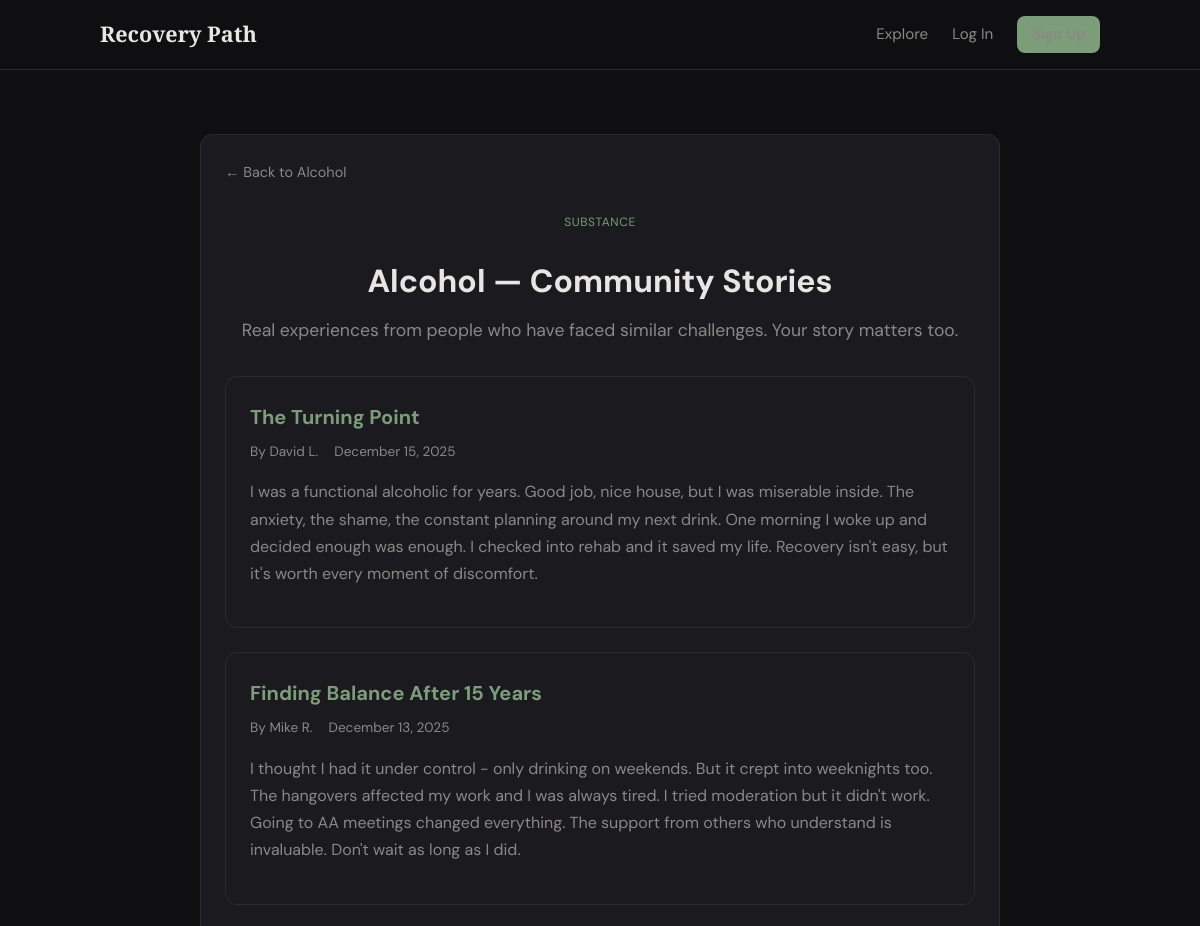
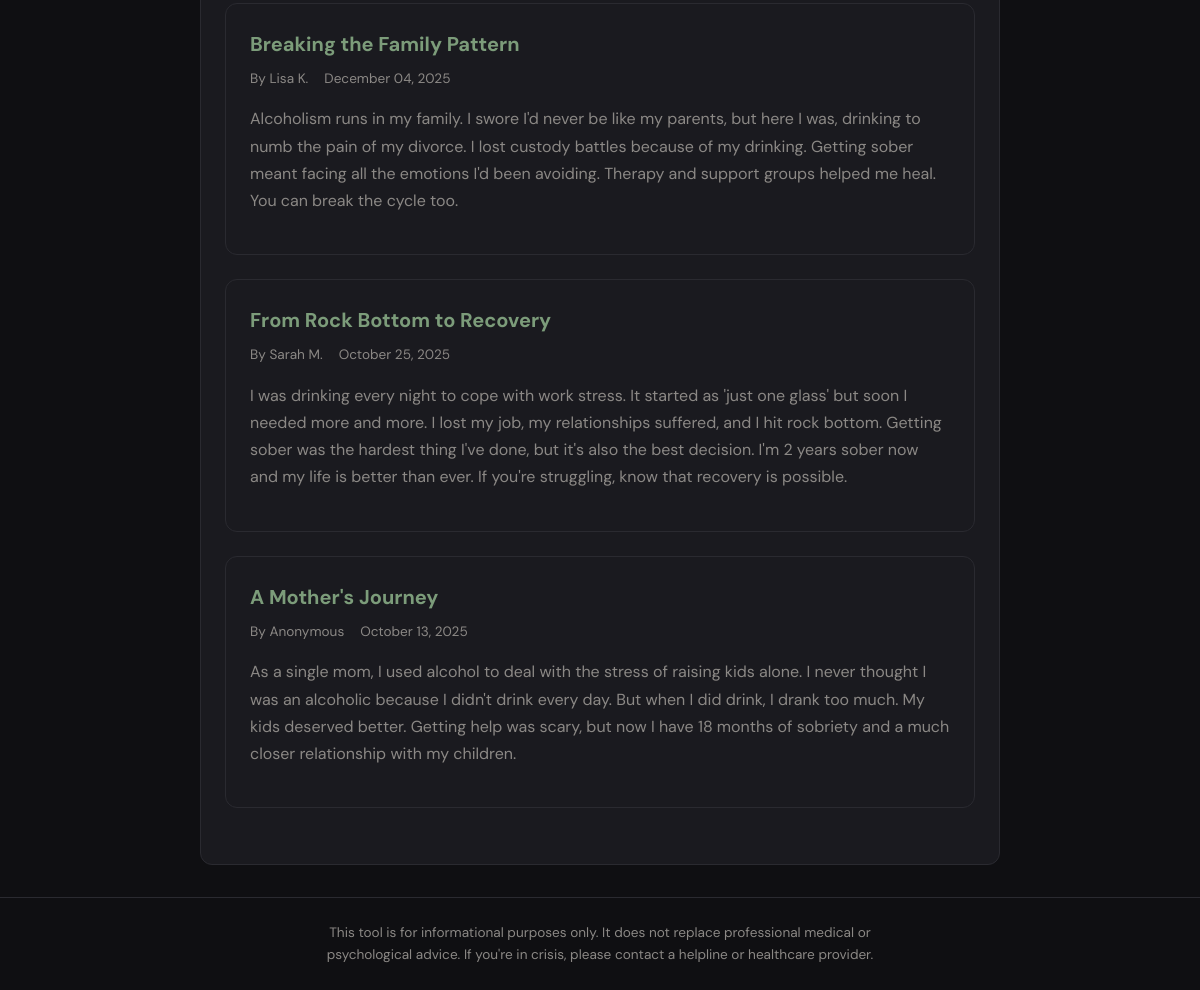
Page /addictions/alcohol/stories on the committed database (2 pictures, top to bottom).
### app/models.py (models this page shows)
class Addiction(db.Model):
    __tablename__ = "addictions"
    id = db.Column(db.Integer, primary_key=True)
    name = db.Column(db.String(100), nullable=False, index=True)
    slug = db.Column(db.String(100), unique=True, nullable=False, index=True)
    category = db.Column(db.String(50), nullable=False, index=True)
    description = db.Column(db.Text, nullable=False)
    icon = db.Column(db.String(50), default="help-circle")
    questionnaire = db.relationship(
        "Questionnaire", backref="addiction", uselist=False, lazy="joined"
    )
    stories = db.relationship("AddictionStory", backref="addiction", lazy="dynamic", order_by="AddictionStory.created_at.desc()")

class AddictionStory(db.Model):
    __tablename__ = "addiction_stories"
    id = db.Column(db.Integer, primary_key=True)
    addiction_id = db.Column(db.Integer, db.ForeignKey("addictions.id"), nullable=False)
    user_id = db.Column(db.Integer, db.ForeignKey("users.id"), nullable=True)  # Can be anonymous
    author_name = db.Column(db.String(100), nullable=False)  # For anonymous posts
    title = db.Column(db.String(200), nullable=False)
    content = db.Column(db.Text, nullable=False)
    is_anonymous = db.Column(db.Boolean, default=False)
    created_at = db.Column(db.DateTime, default=datetime.utcnow)
    is_sample = db.Column(db.Boolean, default=False)  # For seeded sample stories
    user = db.relationship("User", backref="stories", lazy="joined")

### app/routes/addictions.py (the view)
@addictions_bp.route("/<slug>/stories")
def stories(slug):
    addiction = Addiction.query.filter_by(slug=slug).first_or_404()
    page = request.args.get('page', 1, type=int)
    per_page = 10
    stories_query = addiction.stories.filter_by(is_sample=True)
    stories = stories_query.paginate(page=page, per_page=per_page, error_out=False)
    return render_template("addictions/stories.html", addiction=addiction, stories=stories)

### app/templates/addictions/stories.html (shortened to what this page needs)
{% extends "base.html" %}
{% block content %}
<section class="stories-section">
    <a href="{{ url_for('addictions.detail', slug=addiction.slug) }}" class="back-link">← Back to {{ addiction.name }}</a>
    <div class="stories-header">
        <span class="addiction-category">{{ addiction.category }}</span>
        <h1>{{ addiction.name }} — Community Stories</h1>
        <p>Real experiences from people who have faced similar challenges. Your story matters too.</p>
    </div>
    <div class="stories-list">
        {% for story in stories.items %}
            <div class="story-card">
                <div class="story-header">
                    <h3>{{ story.title }}</h3>
                    <div class="story-meta">
                        <span class="author">By {{ story.author_name }}</span>
                        <span class="date">{{ story.created_at.strftime('%B %d, %Y') }}</span>
                    </div>
                </div>
                <div class="story-content">
                    <p>{{ story.content }}</p>
                </div>
            </div>
        {% endfor %}
    </div>
</section>
{% endblock %}

### app/static/css/style.css (style rules this page uses)
:root { --bg: #0f0f12; --bg-card: #1a1a1f; --text: #e8e6e3; --text-muted: #8b8885; --accent: #7c9c7a; --accent-hover: #8fb58d; --border: #2a2a30; --success: #7c9c7a; --warning: #c9a86c; --danger: #c97c7c; }
* { box-sizing: border-box; margin: 0; padding: 0; }
body { font-family: "DM Sans", system-ui, sans-serif; background: var(--bg); color: var(--text); line-height: 1.6; min-height: 100vh; display: flex; flex-direction: column; }
.addiction-category { display: inline-block; font-size: 0.75rem; text-transform: uppercase; letter-spacing: 0.05em; color: var(--accent); margin-bottom: 0.5rem; }
.stories-section, .add-story-section { max-width: 800px; margin: 0 auto; }
.stories-header, .add-story-header { text-align: center; margin-bottom: 2rem; }
.stories-header h1, .add-story-header h1 { font-size: 2rem; margin: 1rem 0 0.5rem 0; }
.stories-header p, .add-story-header p { color: var(--text-muted); font-size: 1.1rem; }
.stories-list { display: flex; flex-direction: column; gap: 1.5rem; margin-bottom: 2rem; }
.story-card { background: var(--bg-card); border: 1px solid var(--border); border-radius: 12px; padding: 1.5rem; }
.story-header { margin-bottom: 1rem; }
.story-header h3 { font-size: 1.25rem; margin-bottom: 0.5rem; color: var(--accent); }
.story-meta { display: flex; gap: 1rem; font-size: 0.85rem; color: var(--text-muted); }
.story-content p { line-height: 1.7; margin-bottom: 0; }
.stories-section { margin-top: 2rem; padding: 1.5rem; background: var(--bg-card); border: 1px solid var(--border); border-radius: 12px; }
.stories-section p { color: var(--text-muted); margin-bottom: 1rem; }
.back-link { display: inline-block; color: var(--text-muted); text-decoration: none; font-size: 0.9rem; margin-bottom: 1.5rem; }

### rows in the picture
Addiction: name "Alcohol", category "SUBSTANCE"
AddictionStory: title "The Turning Point", author_name "David L.", created_at "December 15, 2025", content "I was a functional alcoholic for years. Good job, nice house, but I was miserable inside. The anxiety, the shame, the constant planning around my next drink. One morning I woke up and decided enough was enough. I checked into rehab and it saved my life. Recovery isn't easy, but it's worth every moment of discomfort."
AddictionStory: title "Finding Balance After 15 Years", author_name "Mike R.", created_at "December 13, 2025", content "I thought I had it under control - only drinking on weekends. But it crept into weeknights too. The hangovers affected my work and I was always tired. I tried moderation but it didn't work. Going to AA meetings changed everything. The support from others who understand is invaluable. Don't wait as long as I did."
AddictionStory: title "Breaking the Family Pattern", author_name "Lisa K.", created_at "December 04, 2025", content "Alcoholism runs in my family. I swore I'd never be like my parents, but here I was, drinking to numb the pain of my divorce. I lost custody battles because of my drinking. Getting sober meant facing all the emotions I'd been avoiding. Therapy and support groups helped me heal. You can break the cycle too."
AddictionStory: title "From Rock Bottom to Recovery", author_name "Sarah M.", created_at "October 25, 2025", content "I was drinking every night to cope with work stress. It started as 'just one glass' but soon I needed more and more. I lost my job, my relationships suffered, and I hit rock bottom. Getting sober was the hardest thing I've done, but it's also the best decision. I'm 2 years sober now and my life is better than ever. If you're struggling, know that recovery is possible."
AddictionStory: title "A Mother's Journey", author_name "Anonymous", created_at "October 13, 2025", content "As a single mom, I used alcohol to deal with the stress of raising kids alone. I never thought I was an alcoholic because I didn't drink every day. But when I did drink, I drank too much. My kids deserved better. Getting help was scary, but now I have 18 months of sobriety and a much closer relationship with my children."
